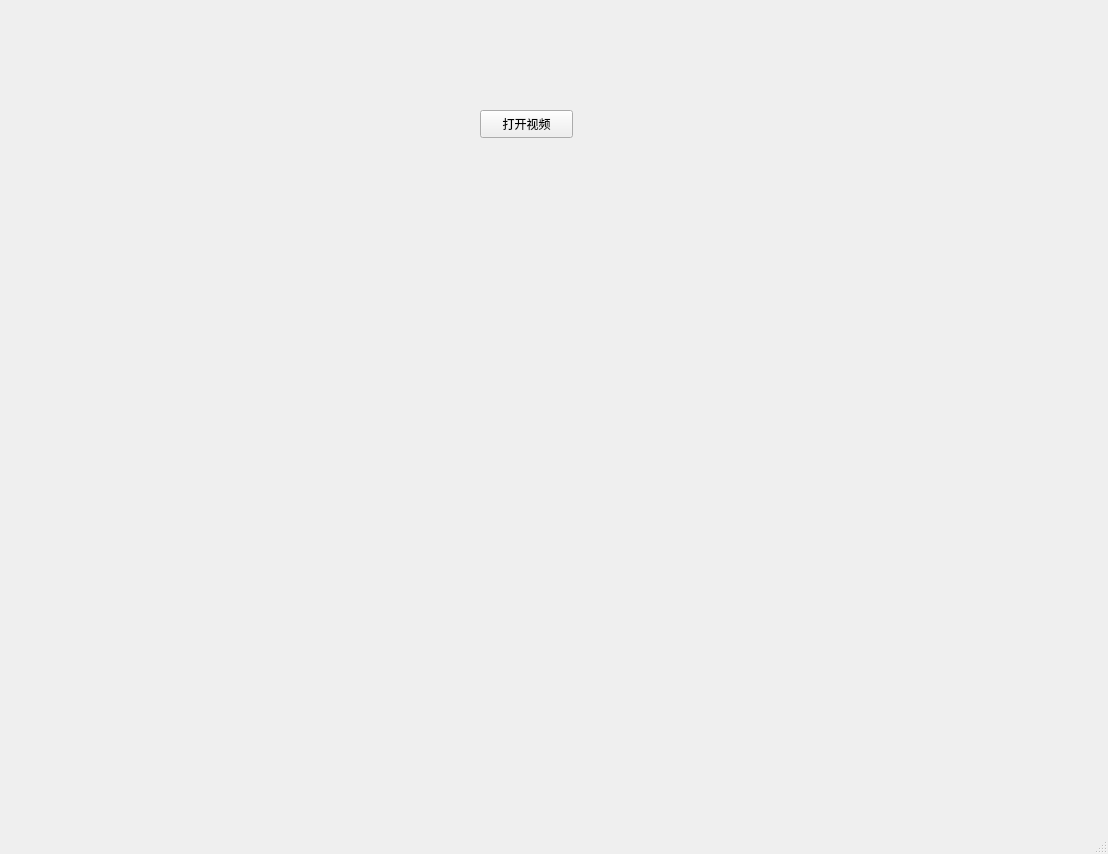
<?xml version="1.0" encoding="UTF-8"?>
<ui version="4.0">
 <class>MainWindow</class>
 <widget class="QMainWindow" name="MainWindow">
  <property name="geometry">
   <rect>
    <x>0</x>
    <y>0</y>
    <width>1108</width>
    <height>854</height>
   </rect>
  </property>
  <property name="windowTitle">
   <string>MainWindow</string>
  </property>
  <widget class="QWidget" name="centralwidget">
   <widget class="QLabel" name="label">
    <property name="geometry">
     <rect>
      <x>250</x>
      <y>280</y>
      <width>651</width>
      <height>461</height>
     </rect>
    </property>
    <property name="text">
     <string/>
    </property>
   </widget>
   <widget class="QPushButton" name="pushButton">
    <property name="geometry">
     <rect>
      <x>480</x>
      <y>110</y>
      <width>93</width>
      <height>28</height>
     </rect>
    </property>
    <property name="text">
     <string>打开视频</string>
    </property>
   </widget>
  </widget>
  <widget class="QMenuBar" name="menubar">
   <property name="geometry">
    <rect>
     <x>0</x>
     <y>0</y>
     <width>1108</width>
     <height>26</height>
    </rect>
   </property>
  </widget>
  <widget class="QStatusBar" name="statusbar"/>
 </widget>
 <resources/>
 <connections/>
</ui>
